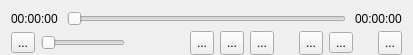
<?xml version="1.0" encoding="UTF-8"?>
<ui version="4.0">
 <class>ControlPanel</class>
 <widget class="QWidget" name="ControlPanel">
  <property name="geometry">
   <rect>
    <x>0</x>
    <y>0</y>
    <width>413</width>
    <height>55</height>
   </rect>
  </property>
  <property name="windowTitle">
   <string>Form</string>
  </property>
  <layout class="QGridLayout" name="gridLayout">
   <property name="topMargin">
    <number>6</number>
   </property>
   <property name="bottomMargin">
    <number>0</number>
   </property>
   <property name="verticalSpacing">
    <number>0</number>
   </property>
   <item row="0" column="0" colspan="11">
    <layout class="QHBoxLayout" name="horizontalLayout">
     <property name="spacing">
      <number>9</number>
     </property>
     <item>
      <widget class="QLabel" name="currentTimeLabel">
       <property name="text">
        <string>00:00:00</string>
       </property>
      </widget>
     </item>
     <item>
      <widget class="TimeSlider" name="timeSlider">
       <property name="orientation">
        <enum>Qt::Horizontal</enum>
       </property>
      </widget>
     </item>
     <item>
      <widget class="QLabel" name="timeLabel">
       <property name="text">
        <string>00:00:00</string>
       </property>
      </widget>
     </item>
    </layout>
   </item>
   <item row="1" column="0">
    <widget class="QToolButton" name="muteButton">
     <property name="text">
      <string>...</string>
     </property>
     <property name="iconSize">
      <size>
       <width>24</width>
       <height>24</height>
      </size>
     </property>
    </widget>
   </item>
   <item row="1" column="1">
    <widget class="MySlider" name="volumeSlider">
     <property name="sizePolicy">
      <sizepolicy hsizetype="Fixed" vsizetype="Fixed">
       <horstretch>0</horstretch>
       <verstretch>0</verstretch>
      </sizepolicy>
     </property>
     <property name="orientation">
      <enum>Qt::Horizontal</enum>
     </property>
    </widget>
   </item>
   <item row="1" column="2">
    <spacer name="horizontalSpacer">
     <property name="orientation">
      <enum>Qt::Horizontal</enum>
     </property>
     <property name="sizeType">
      <enum>QSizePolicy::Fixed</enum>
     </property>
     <property name="sizeHint" stdset="0">
      <size>
       <width>53</width>
       <height>21</height>
      </size>
     </property>
    </spacer>
   </item>
   <item row="1" column="3">
    <widget class="QToolButton" name="prevActButton">
     <property name="minimumSize">
      <size>
       <width>24</width>
       <height>24</height>
      </size>
     </property>
     <property name="text">
      <string>...</string>
     </property>
     <property name="iconSize">
      <size>
       <width>24</width>
       <height>24</height>
      </size>
     </property>
    </widget>
   </item>
   <item row="1" column="4">
    <widget class="QToolButton" name="playOrPauseButton">
     <property name="minimumSize">
      <size>
       <width>24</width>
       <height>24</height>
      </size>
     </property>
     <property name="styleSheet">
      <string notr="true"/>
     </property>
     <property name="text">
      <string>...</string>
     </property>
     <property name="iconSize">
      <size>
       <width>24</width>
       <height>24</height>
      </size>
     </property>
    </widget>
   </item>
   <item row="1" column="5">
    <widget class="QToolButton" name="nextActButton">
     <property name="minimumSize">
      <size>
       <width>24</width>
       <height>24</height>
      </size>
     </property>
     <property name="text">
      <string>...</string>
     </property>
     <property name="iconSize">
      <size>
       <width>24</width>
       <height>24</height>
      </size>
     </property>
    </widget>
   </item>
   <item row="1" column="7">
    <widget class="QToolButton" name="fullScreenButton">
     <property name="minimumSize">
      <size>
       <width>24</width>
       <height>24</height>
      </size>
     </property>
     <property name="text">
      <string>...</string>
     </property>
     <property name="iconSize">
      <size>
       <width>24</width>
       <height>24</height>
      </size>
     </property>
    </widget>
   </item>
   <item row="1" column="10">
    <widget class="QToolButton" name="sidePanelButton">
     <property name="minimumSize">
      <size>
       <width>24</width>
       <height>24</height>
      </size>
     </property>
     <property name="text">
      <string>...</string>
     </property>
     <property name="iconSize">
      <size>
       <width>24</width>
       <height>24</height>
      </size>
     </property>
    </widget>
   </item>
   <item row="1" column="9">
    <spacer name="horizontalSpacer_3">
     <property name="orientation">
      <enum>Qt::Horizontal</enum>
     </property>
     <property name="sizeHint" stdset="0">
      <size>
       <width>40</width>
       <height>20</height>
      </size>
     </property>
    </spacer>
   </item>
   <item row="1" column="6">
    <spacer name="horizontalSpacer_2">
     <property name="orientation">
      <enum>Qt::Horizontal</enum>
     </property>
     <property name="sizeHint" stdset="0">
      <size>
       <width>40</width>
       <height>20</height>
      </size>
     </property>
    </spacer>
   </item>
   <item row="1" column="8">
    <widget class="QToolButton" name="menuButton">
     <property name="text">
      <string>...</string>
     </property>
    </widget>
   </item>
  </layout>
 </widget>
 <customwidgets>
  <customwidget>
   <class>MySlider</class>
   <extends>QSlider</extends>
   <header location="global">myslider.h</header>
  </customwidget>
  <customwidget>
   <class>TimeSlider</class>
   <extends>QSlider</extends>
   <header location="global">timeslider.h</header>
  </customwidget>
 </customwidgets>
 <resources/>
 <connections/>
</ui>
